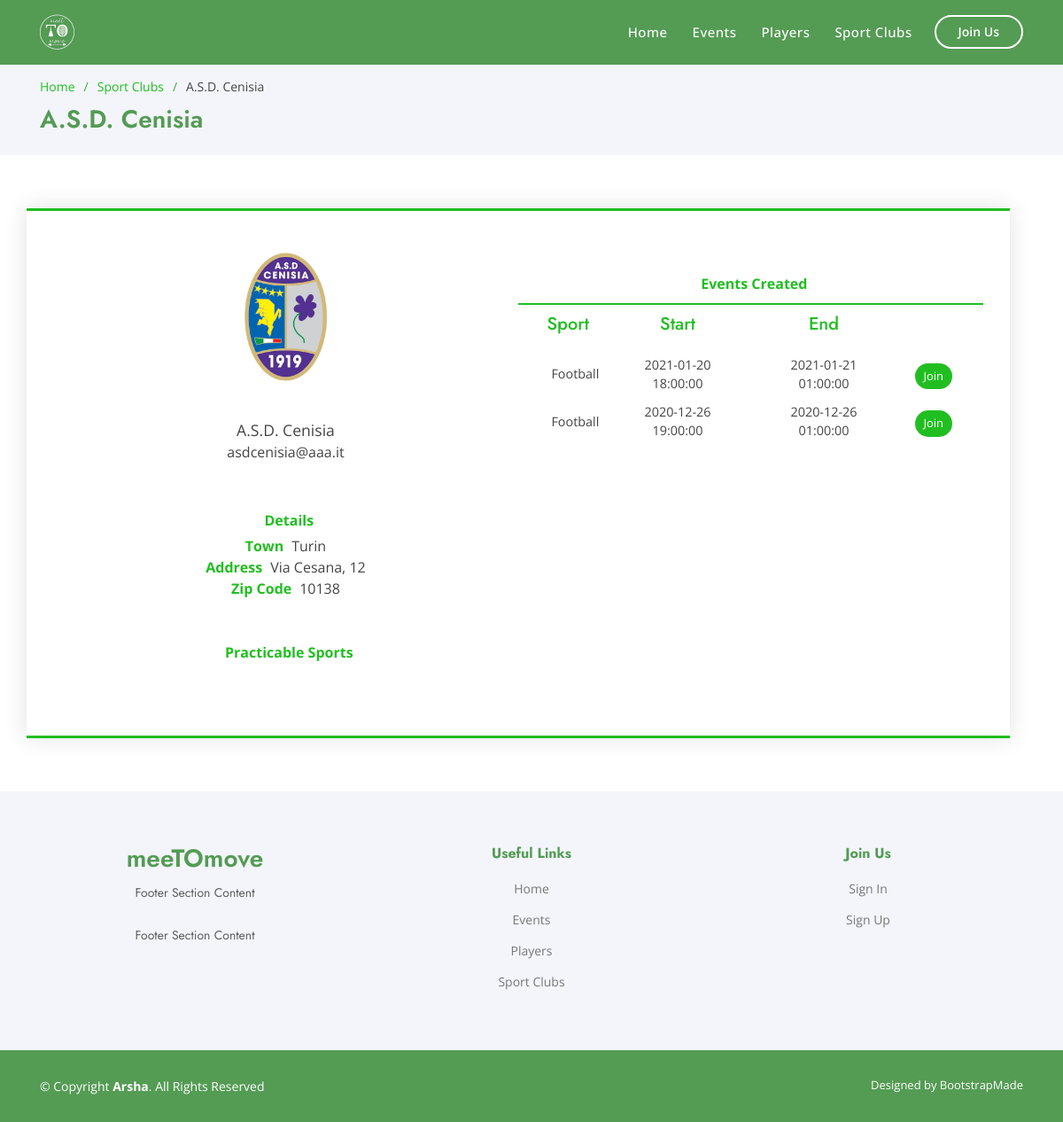
/sportclub/3, run on the app's committed database.
### model.py (models this page shows, shortened)
class User(db.Model):
    __tablename__ = 'users'
    id = db.Column(db.Integer, primary_key=True)
    email = db.Column(db.String(255), unique=True, nullable=False)
    password = db.Column(db.String(255), nullable=False)
    name = db.Column(db.String(255), nullable=False)
    surname = db.Column(db.String(255))
    role_id = db.Column(db.Integer, db.ForeignKey('roles.id'))
    profile_pic = db.Column(db.String(255))
    reviews = db.relationship('Review', backref='reviewed')
    created_events = db.relationship('Event', backref='creator')
    joined_events = db.relationship('JoinedEvent', backref='user')
    favourite_sports = db.relationship('FavouriteSport', backref='user')
    details = db.relationship('SportClubDetails', backref='user')

class Town(db.Model):
    __tablename__ = 'towns'
    id = db.Column(db.Integer, primary_key=True)
    name = db.Column(db.String(255), nullable=False)
    events = db.relationship('Event', backref='town')
    sport_club = db.relationship('SportClubDetails', backref='town')

class SportClubDetails(db.Model):
    __tablename__ = 'sportclubs'
    id = db.Column(db.Integer, db.ForeignKey('users.id'), primary_key=True)
    town_id = db.Column(db.Integer, db.ForeignKey('towns.id'))
    address = db.Column(db.String(255), nullable=False)
    zip = db.Column(db.String(255), nullable=False)

class FavouriteSport(db.Model):
    __tablename__ = 'favourite_sports'
    id = db.Column(db.Integer, primary_key=True)
    user_id = db.Column(db.Integer, db.ForeignKey('users.id'))
    sport_id = db.Column(db.Integer, db.ForeignKey('sports.id'))

class Sport(db.Model):
    __tablename__ = 'sports'
    id = db.Column(db.Integer, primary_key=True)
    name = db.Column(db.String(255), nullable=False)
    icon = db.Column(db.String(255))
    events = db.relationship('Event', backref='sport')
    users = db.relationship('FavouriteSport', backref='sport')

class Event(db.Model):
    __tablename__ = 'events'
    id = db.Column(db.Integer, primary_key=True)
    town_id = db.Column(db.Integer, db.ForeignKey('towns.id'))
    sport_id = db.Column(db.Integer, db.ForeignKey('sports.id'))
    sport_club_id = db.Column(db.Integer)
    place = db.Column(db.String(255))
    date_start = db.Column(db.DateTime, nullable=False)
    date_end = db.Column(db.DateTime, nullable=False)
    wanted_players_number = db.Column(db.Integer, nullable=False)
    creator_id = db.Column(db.Integer, db.ForeignKey('users.id'))
    date_added = db.Column(db.DateTime, default=datetime.today(), nullable=False)
    reviews = db.relationship('Review', backref='event')
    joined_users = db.relationship('JoinedEvent', backref='event')

### app.py (the view)
@app.route('/sportclub/<int:id>')
def sportclub(id):
    sportclub = User.query.filter(User.id == id).first()
    details = SportClubDetails.query.filter(SportClubDetails.id == id).all()
    practicable_sports = FavouriteSport.query.filter(FavouriteSport.user_id == id).all()
    events_created = Event.query.filter(Event.creator_id == id).all()
    if len(practicable_sports) == 0:
        practicable_sports = None
    return render_template('sportclub.html', sportclub=sportclub, details=details,
                           practicable_sports=practicable_sports, events_created=events_created)

### app.py (called while the page is built)
@app.before_request
def make_session_permanent():
    if session.get('clear'):
        if session['clear']:
            session.permanent = False
    else:
        session.permanent = True

### templates/sportclub.html (shortened to what this page needs)
{% extends "layout.html" %}
{% block content %}
  <main id="main">
    <section id="breadcrumbs" class="breadcrumbs">
      <div class="container">
        <ol>
          <li><a href="{{ url_for('index') }}">Home</a></li>
          <li><a href="{{ url_for('sportclubs') }}">Sport Clubs</a></li>
          <li>{{ sportclub.name }}</li>
        </ol>
        <h2>{{ sportclub.name }}</h2>
      </div>
    </section>
            <section id="contact" class="contact">
              <div class="container" data-aos="fade-up">
                <div class="row justify-content-center">
                  <div class="col-lg-12 col-md-12 d-flex align-items-center">
                    <div class="row php-email-form">
                        <div class="col-12 col-md-6 text-center">
                            <div class="row justify-content-center">
                                {% if sportclub.profile_pic == None %}
                                   <div class="pic"><img src="{{ url_for('static', filename="img/users/null.png") }}" class="img-fluid" alt="" style="padding: 15px; border-radius: 50%;"></div>
                                {% else %}
                                   <div class="pic"><img src="{{ url_for('static', filename='img/users/' + sportclub.id|string + '/' + sportclub.profile_pic|string) }}" class="img-fluid" alt="" style="padding: 15px; border-radius: 50%;"></div>
                                {% endif %}
                            </div>
                            <br>
                            <div class="row justify-content-center" style="font-size: 1.1em">{{ sportclub.name }}</div>
                            <div class="row justify-content-center">{{ sportclub.email }}</div>
                            <br><br>
                            <div class="row justify-content-center" style="padding: 5px">
                                    <div class="player-score"><i class="icofont-caret-right"></i>Details</div>
                                </div>
                                    <div class="player-score-container score-hover"><span class="player-score">Town</span>
                                    <span>
                                        {% if details|length != 0 %}
                                            {{ details[0].town.name }}
                                        {% else %}
                                            n.a.
                                        {% endif %}
                                    </span>
                                    </div>
                                    <div class="player-score-container score-hover"><span class="player-score">Address</span>
                                    <span>
                                        {% if details|length != 0 %}
                                            {{ details[0].address }}
                                        {% else %}
                                            n.a.
                                        {% endif %}
                                    </span>
                                    </div>
                                    <div class="player-score-container score-hover"><span class="player-score">Zip Code</span>
                                    <span>
                                        {% if details|length != 0 %}
                                            {{ details[0].zip }}
                                        {% else %}
                                            n.a.
                                        {% endif %}
                                    </span>
                                    </div>
                            <br><br>
                            <div class="row justify-content-center">
                                <div class="player-score"><i class="icofont-caret-right"></i>Practicable Sports</div>
                            </div>
                            <div class="row d-flex justify-content-center align-items-center" style="padding-top: 10px">
                                {% if practicable_sports != None %}
                                    {% for practicable_sports in practicable_sports %}
                                        <i class="{{ practicable_sports.sport.icon }} player-sports"></i>
                                    {% endfor %}
                                {% else %}
                                    n.a.
                                {% endif %}
                            </div>
                    </div>
                        <div class="col-12 col-md-6">
                            <div class="row justify-content-center" style="padding-top: 40px; padding-bottom: 20px;">
                            <div class="row justify-content-center">
                                <div class="player-score"><i class="icofont-caret-right"></i>Events Created</div>
                            </div>
                            <div id="reviews-made" style="display: inline-block">
                                {% if events_created|length > 0 %}
                                    <div class="row" style="text-align: center; padding-bottom: 15px">
                                        <div class="col-2"><h5 style="color: rgb(33,190,33) !important;">Sport</h5></div>
                                        <div class="col-4"><h5 style="color: rgb(33,190,33) !important;">Start</h5></div>
                                        <div class="col-4"><h5 style="color: rgb(33,190,33) !important;">End</h5></div>
                                        <div class="col-2"></div>
                                    </div>
                                    {% for event in events_created %}
                                        <div class="row" style="text-align: center; padding-bottom: 10px">
                                            <div class="col-2 d-none d-md-flex align-items-center justify-content-center"><i class="{{ event.sport.icon }}" style="padding-right: 5px"></i>{{ event.sport.name }}</div>
                                            <div class="col-4 d-flex align-items-center justify-content-center">{{ event.date_start }}</div>
                                            <div class="col-4 d-flex align-items-center justify-content-center">{{ event.date_end }}</div>
                                            <div class="col-2 d-flex align-items-center justify-content-center">
                                                {% if session.get('user_role') !=3 and session.get('user_id') != sportclub.id and event.wanted_players_number > 0 %}
                                                    <button type="submit" style="padding: 5px 10px 5px 10px !important; font-size: 0.9em; margin-top: 5px">Join</button>
                                                {% endif %}
                                            </div>
                                        </div>
                                    {% endfor %}
                                {% else %}
                                    <div class="row d-flex justify-content-center">No event created.</div>
                                {% endif %}
                            </div>
                            </div>
                        </div>
                    </div>
                </div>
                </div>
              </div>
            </section>
  </main>
{% endblock %}

### static/css/style.css (style rules this page uses)
body { font-family: "Open Sans", sans-serif; color: #444444; }
* { outline: none; }
a { color: rgb(33,190,33); }
h1, h2, h3, h4, h5, h6 { font-family: "Jost", sans-serif; }
.player-score-container { cursor: default; transition: 0.5s; }
.player-score { color: rgb(33,190,33); font-weight: bold; padding-right: 0.3em; }
.player-sports { font-size: 2em; padding: 5px; transition: 0.5s; }
#reviews-made, #reviews-received, #old-events { font-size: 0.9em; display: none; transition: all 0.5s; border-top: 2px solid rgb(33,190,33); margin-top: 10px; padding: 10px 30px 10px 30px; width: 100%; }
section { padding: 60px 0; overflow: hidden; }
.pic { overflow: hidden; width: 180px; }
.pic img { transition: ease-in-out 0.3s; }
.contact .php-email-form { width: 100%; border-top: 3px solid rgb(33,190,33); border-bottom: 3px solid rgb(33,190,33); padding: 30px; background: #fff; box-shadow: 0 0 24px 0 rgba(0, 0, 0, 0.12); }
.contact .php-email-form button[type="submit"] { background: rgb(33,190,33); border: 0; padding: 12px 34px; color: #fff; transition: 0.4s; border-radius: 50px; }
.breadcrumbs { padding: 15px 0; background: #f3f5fa; min-height: 40px; margin-top: 72px; }
.breadcrumbs h2 { font-size: 28px; font-weight: 600; color: rgb(84,155,84); }
.breadcrumbs ol { display: flex; flex-wrap: wrap; list-style: none; padding: 0 0 10px 0; margin: 0; font-size: 14px; }
.breadcrumbs ol li + li { padding-left: 10px; }
.breadcrumbs ol li + li::before { display: inline-block; padding-right: 10px; color: rgb(72,164,72); content: "/"; }

### data on the page
User: name "A.S.D. Cenisia", id+profile_pic (picture), email "asdcenisia@aaa.it"
Town: name "Turin"
SportClubDetails: address "Via Cesana, 12", zip "10138"
Event: sport.name "Football", date_start "2021-01-20 18:00:00", date_end "2021-01-21 01:00:00", wanted_players_number "Join"
Event: sport.name "Football", date_start "2020-12-26 19:00:00", date_end "2020-12-26 01:00:00", wanted_players_number "Join"
